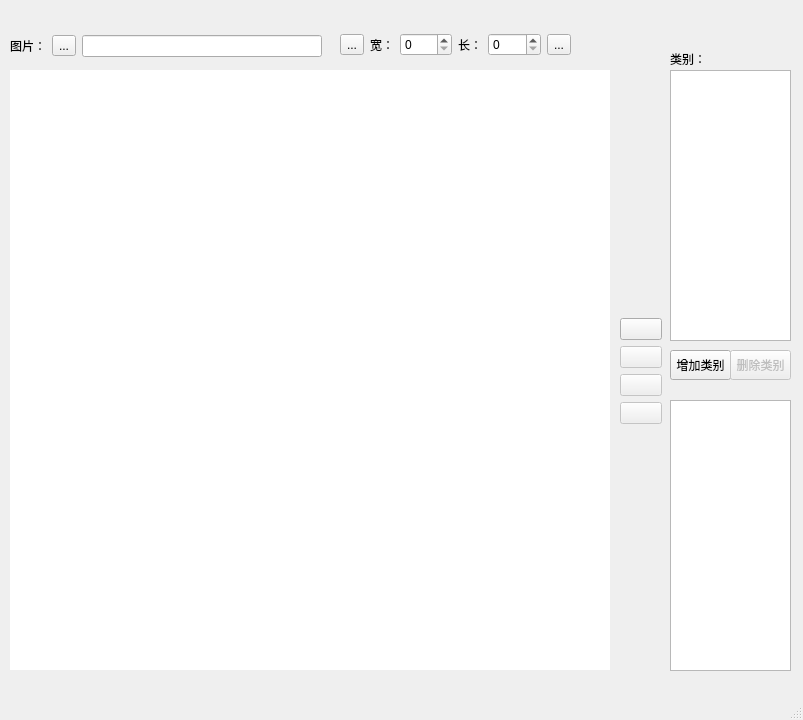
<?xml version="1.0" encoding="UTF-8"?>
<ui version="4.0">
 <class>MainWindow</class>
 <widget class="QMainWindow" name="MainWindow">
  <property name="geometry">
   <rect>
    <x>0</x>
    <y>0</y>
    <width>803</width>
    <height>720</height>
   </rect>
  </property>
  <property name="minimumSize">
   <size>
    <width>50</width>
    <height>0</height>
   </size>
  </property>
  <property name="windowTitle">
   <string>MainWindow</string>
  </property>
  <property name="windowIcon">
   <iconset>
    <normaloff>../../.designer/backup/icon/cloud.png</normaloff>../../.designer/backup/icon/cloud.png</iconset>
  </property>
  <widget class="QWidget" name="centralwidget">
   <widget class="QWidget" name="layoutWidget">
    <property name="geometry">
     <rect>
      <x>620</x>
      <y>70</y>
      <width>42</width>
      <height>601</height>
     </rect>
    </property>
    <layout class="QVBoxLayout" name="verticalLayout">
     <item>
      <spacer name="verticalSpacer">
       <property name="orientation">
        <enum>Qt::Vertical</enum>
       </property>
       <property name="sizeHint" stdset="0">
        <size>
         <width>20</width>
         <height>40</height>
        </size>
       </property>
      </spacer>
     </item>
     <item>
      <widget class="QPushButton" name="startBtn">
       <property name="text">
        <string/>
       </property>
       <property name="icon">
        <iconset>
         <normaloff>../../.designer/backup/icon/start.png</normaloff>../../.designer/backup/icon/start.png</iconset>
       </property>
      </widget>
     </item>
     <item>
      <widget class="QPushButton" name="rightBtn">
       <property name="enabled">
        <bool>false</bool>
       </property>
       <property name="text">
        <string/>
       </property>
       <property name="icon">
        <iconset>
         <normaloff>../../.designer/backup/icon/right.png</normaloff>../../.designer/backup/icon/right.png</iconset>
       </property>
      </widget>
     </item>
     <item>
      <widget class="QPushButton" name="leftBtn">
       <property name="enabled">
        <bool>false</bool>
       </property>
       <property name="text">
        <string/>
       </property>
       <property name="icon">
        <iconset>
         <normaloff>../../.designer/backup/icon/left.png</normaloff>../../.designer/backup/icon/left.png</iconset>
       </property>
      </widget>
     </item>
     <item>
      <widget class="QPushButton" name="deletBtn">
       <property name="enabled">
        <bool>false</bool>
       </property>
       <property name="text">
        <string/>
       </property>
       <property name="icon">
        <iconset>
         <normaloff>../../.designer/backup/icon/delete.png</normaloff>../../.designer/backup/icon/delete.png</iconset>
       </property>
      </widget>
     </item>
     <item>
      <spacer name="verticalSpacer_2">
       <property name="orientation">
        <enum>Qt::Vertical</enum>
       </property>
       <property name="sizeHint" stdset="0">
        <size>
         <width>20</width>
         <height>40</height>
        </size>
       </property>
      </spacer>
     </item>
    </layout>
   </widget>
   <widget class="QWidget" name="layoutWidget">
    <property name="geometry">
     <rect>
      <x>10</x>
      <y>30</y>
      <width>312</width>
      <height>32</height>
     </rect>
    </property>
    <layout class="QHBoxLayout" name="horizontalLayout_2">
     <item>
      <widget class="QLabel" name="iamgeLabel">
       <property name="text">
        <string>图片：</string>
       </property>
      </widget>
     </item>
     <item>
      <widget class="QToolButton" name="imageOpenToolBtn">
       <property name="text">
        <string>...</string>
       </property>
       <property name="icon">
        <iconset>
         <normaloff>../../.designer/backup/icon/open.png</normaloff>../../.designer/backup/icon/open.png</iconset>
       </property>
      </widget>
     </item>
     <item>
      <widget class="QLineEdit" name="imageLineEdit"/>
     </item>
    </layout>
   </widget>
   <widget class="QWidget" name="imageCandvas" native="true">
    <property name="geometry">
     <rect>
      <x>10</x>
      <y>70</y>
      <width>600</width>
      <height>600</height>
     </rect>
    </property>
    <property name="sizePolicy">
     <sizepolicy hsizetype="Fixed" vsizetype="Fixed">
      <horstretch>0</horstretch>
      <verstretch>0</verstretch>
     </sizepolicy>
    </property>
    <property name="styleSheet">
     <string notr="true">background-color: rgb(255, 255, 255);</string>
    </property>
    <widget class="QLabel" name="imageQLb">
     <property name="geometry">
      <rect>
       <x>0</x>
       <y>0</y>
       <width>600</width>
       <height>600</height>
      </rect>
     </property>
     <property name="layoutDirection">
      <enum>Qt::LeftToRight</enum>
     </property>
     <property name="text">
      <string/>
     </property>
    </widget>
   </widget>
   <widget class="QListView" name="classListView">
    <property name="geometry">
     <rect>
      <x>670</x>
      <y>70</y>
      <width>121</width>
      <height>271</height>
     </rect>
    </property>
   </widget>
   <widget class="QListView" name="classCountListView">
    <property name="geometry">
     <rect>
      <x>670</x>
      <y>400</y>
      <width>121</width>
      <height>271</height>
     </rect>
    </property>
   </widget>
   <widget class="QPushButton" name="addClassBtn">
    <property name="geometry">
     <rect>
      <x>670</x>
      <y>350</y>
      <width>61</width>
      <height>30</height>
     </rect>
    </property>
    <property name="text">
     <string>增加类别</string>
    </property>
   </widget>
   <widget class="QLabel" name="classLabel">
    <property name="geometry">
     <rect>
      <x>670</x>
      <y>50</y>
      <width>54</width>
      <height>18</height>
     </rect>
    </property>
    <property name="text">
     <string>类别：</string>
    </property>
   </widget>
   <widget class="QPushButton" name="classDeletBtn">
    <property name="enabled">
     <bool>false</bool>
    </property>
    <property name="geometry">
     <rect>
      <x>730</x>
      <y>350</y>
      <width>61</width>
      <height>30</height>
     </rect>
    </property>
    <property name="text">
     <string>删除类别</string>
    </property>
   </widget>
   <widget class="QWidget" name="layoutWidget">
    <property name="geometry">
     <rect>
      <x>340</x>
      <y>30</y>
      <width>231</width>
      <height>30</height>
     </rect>
    </property>
    <layout class="QHBoxLayout" name="horizontalLayout">
     <item>
      <widget class="QToolButton" name="cropToolBtn">
       <property name="text">
        <string>...</string>
       </property>
       <property name="icon">
        <iconset>
         <normaloff>../../.designer/backup/icon/crop.png</normaloff>../../.designer/backup/icon/crop.png</iconset>
       </property>
      </widget>
     </item>
     <item>
      <widget class="QLabel" name="widthLabel">
       <property name="text">
        <string>宽：</string>
       </property>
      </widget>
     </item>
     <item>
      <widget class="QSpinBox" name="widthSpinBox">
       <property name="minimumSize">
        <size>
         <width>50</width>
         <height>0</height>
        </size>
       </property>
       <property name="maximum">
        <number>1000</number>
       </property>
      </widget>
     </item>
     <item>
      <widget class="QLabel" name="lengthLabel">
       <property name="text">
        <string>长：</string>
       </property>
      </widget>
     </item>
     <item>
      <widget class="QSpinBox" name="lengthSpinBox">
       <property name="minimumSize">
        <size>
         <width>50</width>
         <height>0</height>
        </size>
       </property>
       <property name="maximum">
        <number>1000</number>
       </property>
      </widget>
     </item>
     <item>
      <widget class="QToolButton" name="cropStopToolBtn">
       <property name="text">
        <string>...</string>
       </property>
       <property name="icon">
        <iconset>
         <normaloff>../../.designer/backup/icon/stoo.png</normaloff>../../.designer/backup/icon/stoo.png</iconset>
       </property>
      </widget>
     </item>
    </layout>
   </widget>
  </widget>
  <widget class="QMenuBar" name="menubar">
   <property name="geometry">
    <rect>
     <x>0</x>
     <y>0</y>
     <width>803</width>
     <height>24</height>
    </rect>
   </property>
  </widget>
  <widget class="QStatusBar" name="statusbar"/>
 </widget>
 <resources/>
 <connections/>
</ui>
